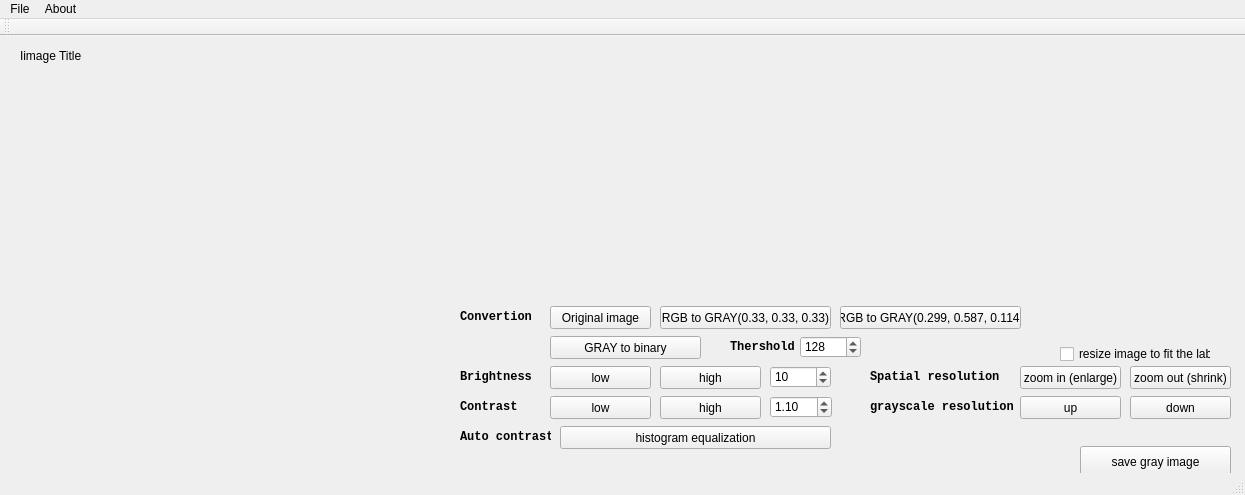
<?xml version="1.0" encoding="UTF-8"?>
<ui version="4.0">
 <class>MainWindow</class>
 <widget class="QMainWindow" name="MainWindow">
  <property name="geometry">
   <rect>
    <x>0</x>
    <y>0</y>
    <width>1245</width>
    <height>495</height>
   </rect>
  </property>
  <property name="windowTitle">
   <string> HW2_Image Viewer</string>
  </property>
  <widget class="QWidget" name="centralWidget">
   <widget class="QLabel" name="label">
    <property name="geometry">
     <rect>
      <x>10</x>
      <y>30</y>
      <width>431</width>
      <height>411</height>
     </rect>
    </property>
    <property name="text">
     <string/>
    </property>
   </widget>
   <widget class="QWidget" name="horizontalLayoutWidget">
    <property name="geometry">
     <rect>
      <x>460</x>
      <y>20</y>
      <width>771</width>
      <height>231</height>
     </rect>
    </property>
    <layout class="QHBoxLayout" name="horizontalLayout"/>
   </widget>
   <widget class="QPushButton" name="pushButton_add_constant">
    <property name="geometry">
     <rect>
      <x>660</x>
      <y>330</y>
      <width>101</width>
      <height>23</height>
     </rect>
    </property>
    <property name="text">
     <string>high</string>
    </property>
   </widget>
   <widget class="QPushButton" name="pushButton_multiply_constant">
    <property name="geometry">
     <rect>
      <x>660</x>
      <y>360</y>
      <width>101</width>
      <height>23</height>
     </rect>
    </property>
    <property name="text">
     <string>high</string>
    </property>
   </widget>
   <widget class="QPushButton" name="pushButton_histogram_equ">
    <property name="geometry">
     <rect>
      <x>560</x>
      <y>390</y>
      <width>271</width>
      <height>23</height>
     </rect>
    </property>
    <property name="text">
     <string>histogram equalization</string>
    </property>
   </widget>
   <widget class="QPushButton" name="pushButton_RGBtoGRAY_1">
    <property name="geometry">
     <rect>
      <x>660</x>
      <y>270</y>
      <width>171</width>
      <height>23</height>
     </rect>
    </property>
    <property name="text">
     <string>RGB to GRAY(0.33, 0.33, 0.33)</string>
    </property>
   </widget>
   <widget class="QPushButton" name="pushButton_save_file">
    <property name="geometry">
     <rect>
      <x>1080</x>
      <y>410</y>
      <width>151</width>
      <height>31</height>
     </rect>
    </property>
    <property name="text">
     <string>save gray image</string>
    </property>
   </widget>
   <widget class="QLabel" name="label_2">
    <property name="geometry">
     <rect>
      <x>460</x>
      <y>330</y>
      <width>71</width>
      <height>21</height>
     </rect>
    </property>
    <property name="font">
     <font>
      <family>Consolas</family>
      <weight>75</weight>
      <bold>true</bold>
     </font>
    </property>
    <property name="text">
     <string>Brightness</string>
    </property>
   </widget>
   <widget class="QLabel" name="label_3">
    <property name="geometry">
     <rect>
      <x>460</x>
      <y>360</y>
      <width>71</width>
      <height>21</height>
     </rect>
    </property>
    <property name="font">
     <font>
      <family>Consolas</family>
      <weight>75</weight>
      <bold>true</bold>
     </font>
    </property>
    <property name="text">
     <string>Contrast</string>
    </property>
   </widget>
   <widget class="QLabel" name="label_4">
    <property name="geometry">
     <rect>
      <x>460</x>
      <y>390</y>
      <width>91</width>
      <height>21</height>
     </rect>
    </property>
    <property name="font">
     <font>
      <family>Consolas</family>
      <weight>75</weight>
      <bold>true</bold>
     </font>
    </property>
    <property name="text">
     <string>Auto contrast</string>
    </property>
   </widget>
   <widget class="QLabel" name="label_5">
    <property name="geometry">
     <rect>
      <x>460</x>
      <y>270</y>
      <width>81</width>
      <height>21</height>
     </rect>
    </property>
    <property name="font">
     <font>
      <family>Consolas</family>
      <weight>75</weight>
      <bold>true</bold>
     </font>
    </property>
    <property name="text">
     <string>Convertion</string>
    </property>
   </widget>
   <widget class="QPushButton" name="pushButton_subtract_constant">
    <property name="geometry">
     <rect>
      <x>550</x>
      <y>330</y>
      <width>101</width>
      <height>23</height>
     </rect>
    </property>
    <property name="text">
     <string>low</string>
    </property>
   </widget>
   <widget class="QPushButton" name="pushButton_devide_constant_">
    <property name="geometry">
     <rect>
      <x>550</x>
      <y>360</y>
      <width>101</width>
      <height>23</height>
     </rect>
    </property>
    <property name="text">
     <string>low</string>
    </property>
   </widget>
   <widget class="QLabel" name="label_image_title">
    <property name="geometry">
     <rect>
      <x>20</x>
      <y>10</y>
      <width>411</width>
      <height>20</height>
     </rect>
    </property>
    <property name="layoutDirection">
     <enum>Qt::LeftToRight</enum>
    </property>
    <property name="text">
     <string>Iimage Title</string>
    </property>
   </widget>
   <widget class="QSpinBox" name="brightness_factor">
    <property name="geometry">
     <rect>
      <x>770</x>
      <y>330</y>
      <width>61</width>
      <height>22</height>
     </rect>
    </property>
    <property name="minimum">
     <number>5</number>
    </property>
    <property name="maximum">
     <number>25</number>
    </property>
    <property name="singleStep">
     <number>5</number>
    </property>
    <property name="value">
     <number>10</number>
    </property>
   </widget>
   <widget class="QDoubleSpinBox" name="contract_factor">
    <property name="geometry">
     <rect>
      <x>770</x>
      <y>360</y>
      <width>62</width>
      <height>22</height>
     </rect>
    </property>
    <property name="minimum">
     <double>1.050000000000000</double>
    </property>
    <property name="maximum">
     <double>1.500000000000000</double>
    </property>
    <property name="singleStep">
     <double>0.050000000000000</double>
    </property>
    <property name="value">
     <double>1.100000000000000</double>
    </property>
   </widget>
   <widget class="QPushButton" name="pushButton_RGBtoGRAY_2">
    <property name="geometry">
     <rect>
      <x>840</x>
      <y>270</y>
      <width>181</width>
      <height>23</height>
     </rect>
    </property>
    <property name="text">
     <string>RGB to GRAY(0.299, 0.587, 0.114)</string>
    </property>
   </widget>
   <widget class="QPushButton" name="pushButton_GRAY2binary">
    <property name="geometry">
     <rect>
      <x>550</x>
      <y>300</y>
      <width>151</width>
      <height>23</height>
     </rect>
    </property>
    <property name="text">
     <string>GRAY to binary</string>
    </property>
   </widget>
   <widget class="QSpinBox" name="threshold_value">
    <property name="geometry">
     <rect>
      <x>800</x>
      <y>300</y>
      <width>61</width>
      <height>22</height>
     </rect>
    </property>
    <property name="minimum">
     <number>0</number>
    </property>
    <property name="maximum">
     <number>255</number>
    </property>
    <property name="singleStep">
     <number>5</number>
    </property>
    <property name="value">
     <number>128</number>
    </property>
   </widget>
   <widget class="QLabel" name="label_6">
    <property name="geometry">
     <rect>
      <x>730</x>
      <y>300</y>
      <width>71</width>
      <height>21</height>
     </rect>
    </property>
    <property name="font">
     <font>
      <family>Consolas</family>
      <weight>75</weight>
      <bold>true</bold>
     </font>
    </property>
    <property name="text">
     <string>Thershold</string>
    </property>
   </widget>
   <widget class="QPushButton" name="pushButton_original">
    <property name="geometry">
     <rect>
      <x>550</x>
      <y>270</y>
      <width>101</width>
      <height>23</height>
     </rect>
    </property>
    <property name="text">
     <string>Original image</string>
    </property>
   </widget>
   <widget class="QLabel" name="label_7">
    <property name="geometry">
     <rect>
      <x>870</x>
      <y>330</y>
      <width>131</width>
      <height>21</height>
     </rect>
    </property>
    <property name="font">
     <font>
      <family>Consolas</family>
      <weight>75</weight>
      <bold>true</bold>
     </font>
    </property>
    <property name="text">
     <string>Spatial resolution</string>
    </property>
   </widget>
   <widget class="QLabel" name="label_8">
    <property name="geometry">
     <rect>
      <x>870</x>
      <y>360</y>
      <width>151</width>
      <height>21</height>
     </rect>
    </property>
    <property name="font">
     <font>
      <family>Consolas</family>
      <weight>75</weight>
      <bold>true</bold>
     </font>
    </property>
    <property name="text">
     <string>grayscale resolution</string>
    </property>
   </widget>
   <widget class="QPushButton" name="pushButton_zoom_in">
    <property name="geometry">
     <rect>
      <x>1020</x>
      <y>330</y>
      <width>101</width>
      <height>23</height>
     </rect>
    </property>
    <property name="text">
     <string>zoom in (enlarge)</string>
    </property>
   </widget>
   <widget class="QPushButton" name="pushButton_zoom_out">
    <property name="geometry">
     <rect>
      <x>1130</x>
      <y>330</y>
      <width>101</width>
      <height>23</height>
     </rect>
    </property>
    <property name="text">
     <string>zoom out (shrink)</string>
    </property>
   </widget>
   <widget class="QPushButton" name="pushButton_grayscale_up">
    <property name="geometry">
     <rect>
      <x>1020</x>
      <y>360</y>
      <width>101</width>
      <height>23</height>
     </rect>
    </property>
    <property name="text">
     <string>up</string>
    </property>
   </widget>
   <widget class="QPushButton" name="pushButton_grayscale_down">
    <property name="geometry">
     <rect>
      <x>1130</x>
      <y>360</y>
      <width>101</width>
      <height>23</height>
     </rect>
    </property>
    <property name="text">
     <string>down</string>
    </property>
   </widget>
   <widget class="QCheckBox" name="checkBox_resize">
    <property name="geometry">
     <rect>
      <x>1060</x>
      <y>310</y>
      <width>151</width>
      <height>16</height>
     </rect>
    </property>
    <property name="text">
     <string>resize image to fit the label</string>
    </property>
   </widget>
  </widget>
  <widget class="QMenuBar" name="menuBar">
   <property name="geometry">
    <rect>
     <x>0</x>
     <y>0</y>
     <width>1245</width>
     <height>21</height>
    </rect>
   </property>
   <widget class="QMenu" name="menuFile">
    <property name="title">
     <string>File</string>
    </property>
    <addaction name="actionOpen"/>
    <addaction name="separator"/>
    <addaction name="actionExit"/>
   </widget>
   <widget class="QMenu" name="menuAbout">
    <property name="title">
     <string>About</string>
    </property>
    <addaction name="actionAbout"/>
   </widget>
   <addaction name="menuFile"/>
   <addaction name="menuAbout"/>
  </widget>
  <widget class="QToolBar" name="mainToolBar">
   <attribute name="toolBarArea">
    <enum>TopToolBarArea</enum>
   </attribute>
   <attribute name="toolBarBreak">
    <bool>false</bool>
   </attribute>
  </widget>
  <widget class="QStatusBar" name="statusBar"/>
  <action name="actionOpen">
   <property name="text">
    <string>Open</string>
   </property>
  </action>
  <action name="actionExit">
   <property name="text">
    <string>Exit</string>
   </property>
  </action>
  <action name="actionAbout">
   <property name="text">
    <string>About</string>
   </property>
  </action>
 </widget>
 <layoutdefault spacing="6" margin="11"/>
 <resources/>
 <connections/>
</ui>
